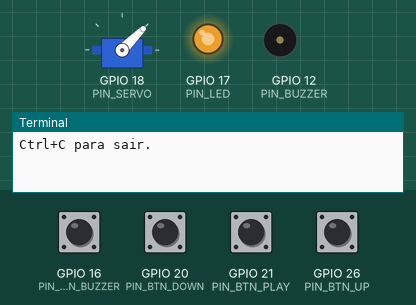
The program below on a simulated Raspberry Pi (BCM pin numbers). Parts: servo, output pins drawn as LEDs (lit = HIGH), buzzer (waves = sounding, pin HIGH), the last lines printed to the terminal. The test bench sets the inputs (shaded band); at power-on: GPIO 16 (PIN_BTN_BUZZER), GPIO 20 (PIN_BTN_DOWN), GPIO 21 (PIN_BTN_PLAY), GPIO 26 (PIN_BTN_UP) HIGH. Servo angles are drawn from the pulse width (0.5 ms = 0°, 2.5 ms = 180°).

Above: at 1.2 s.
1.3 s: GPIO 21 (PIN_BTN_PLAY) pulled LOW for 0.15 s
At 2.7 s:
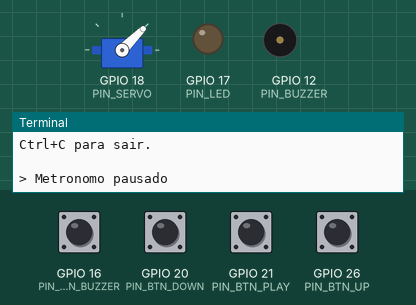
3.4 s: GPIO 21 (PIN_BTN_PLAY) pulled LOW for 1 s
At 3.56 s:
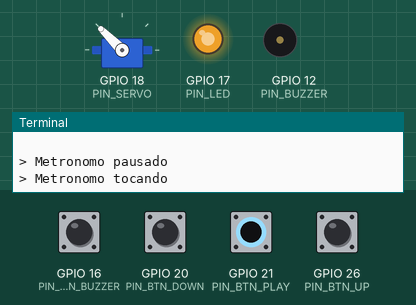
7.4 s: GPIO 16 (PIN_BTN_BUZZER) pulled LOW for 0.15 s
At 7.69 s:
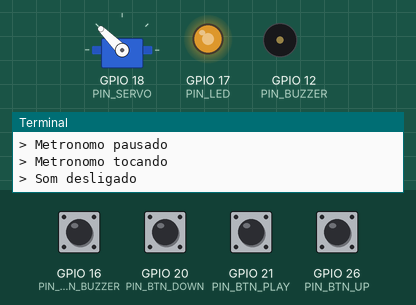
10.5 s: GPIO 20 (PIN_BTN_DOWN) pulled LOW for 0.15 s
13.5 s: GPIO 16 (PIN_BTN_BUZZER) pulled LOW for 1 s
At 14.06 s:
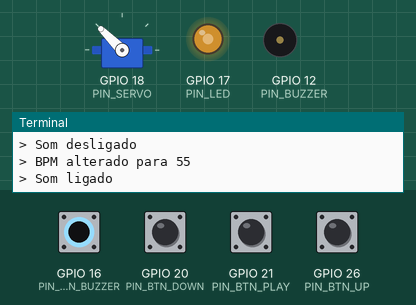
16.5 s: GPIO 26 (PIN_BTN_UP) pulled LOW for 0.15 s
Timing chart, 0 to 20.6 s (numbered marks = the images above; inputs shaded):
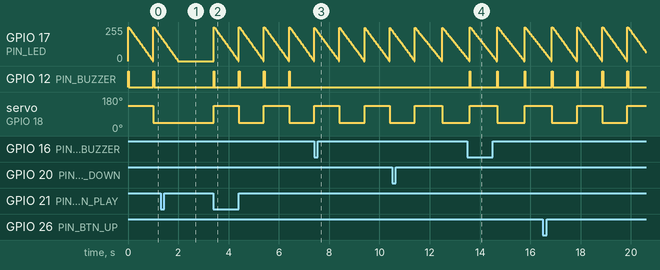

The program:

metronomo.py
```python
#!/usr/bin/env python3
"""
Metronomo com Temporizacao e PWM - Raspberry Pi 3 (PCS3732, Experiencia 7)

Requisitos atendidos (matriz de testes do enunciado):
  RF01  Temporizacao 1 Hz .... batida precisa com correcao de drift (jitter < 5 ms)
  RF02  Controle de BPM ....... 2 botoes alteram o andamento em tempo real
  RF03  Modulacao PWM ......... servo varre o angulo + LED com brilho em rampa
  RNF01 Debouncing fisico ..... GPIO.add_event_detect(..., bouncetime=200)

Arquitetura de software (multiplexacao - ver diagrama do enunciado):
  - Thread PRINCIPAL   : laco do metronomo (temporizacao critica de 1 Hz).
  - Callbacks (ISR)    : escuta dos botoes por borda de descida. Rodam em uma
                         thread separada criada pelo RPi.GPIO e SO atualizam uma
                         variavel global (o BPM). Assim o laco de temporizacao
                         nunca fica bloqueado esperando o hardware fisico.
"""

import time
import threading
import signal
import argparse

try:
    import RPi.GPIO as GPIO
except (ImportError, RuntimeError):
    raise SystemExit(
        "Este programa precisa rodar em um Raspberry Pi com a biblioteca "
        "RPi.GPIO instalada (pip install RPi.GPIO)."
    )

# ---------------------------------------------------------------------------
# Mapa de pinos (numeracao BCM) - ver README.md para a fiacao
# ---------------------------------------------------------------------------
# Botoes coloridos da Freenove Projects Board (active-low: pressionado = LOW).
# A ordem abaixo casa com a cor que voce preferir - basta trocar os numeros.
PIN_BTN_UP     = 26   # botao: aumenta o BPM
PIN_BTN_DOWN   = 20   # botao: diminui o BPM
PIN_BTN_BUZZER = 16   # botao: liga/desliga o som (buzzer configuravel)
PIN_BTN_PLAY   = 21   # botao: pausa / retoma o metronomo

PIN_LED      = 17   # LED de status (PWM por software, via resistor 330 ohm)
PIN_SERVO    = 18   # servomotor SG90 (sinal PWM 50 Hz)   [GPIO18 = PWM0 por HW]
PIN_BUZZER   = 12   # buzzer (sinal digital on/off)       [GPIO12 = PWM0 por HW]

# ---------------------------------------------------------------------------
# Parametros
# ---------------------------------------------------------------------------
BPM_MIN, BPM_MAX = 30, 240
BPM_STEP         = 5
BPM_INICIAL      = 60          # 60 BPM = 1 Hz = periodo de 1000 ms (RF01)

LED_FREQ_HZ    = 1000          # 1 kHz -> persistencia de visao (sem cintilar)
SERVO_FREQ_HZ  = 50            # 50 Hz -> periodo de 20 ms (base do SG90)
BUZZER_BEEP_S  = 0.03          # duracao do "tique" sonoro por batida
FADE_STEPS     = 40            # passos da rampa de brilho do LED entre batidas

# Servo: largura de pulso -> duty cycle (periodo 20 ms)
#   1.0 ms ->  5.0 % ->   0 graus  (pendulo a esquerda)
#   1.5 ms ->  7.5 % ->  90 graus
#   2.0 ms -> 10.0 % -> 180 graus  (pendulo a direita)
SERVO_DUTY_ESQ = 5.0
SERVO_DUTY_DIR = 10.0

DEBOUNCE_MS = 200              # RNF01: janela de rejeicao de ruido mecanico

# ---------------------------------------------------------------------------
# Estado compartilhado entre a thread principal e os callbacks (protegido)
# ---------------------------------------------------------------------------
_lock = threading.Lock()
_bpm = BPM_INICIAL
_buzzer_ligado = True
_ativo = True                 # play/pause (botao GPIO21)
_running = True


def periodo_s():
    """Periodo (s) de uma batida a partir do BPM atual, de forma thread-safe."""
    with _lock:
        return 60.0 / _bpm


def ajustar_bpm(delta):
    """Incremento/decremento linear do BPM, saturando nos limites (RF02)."""
    global _bpm
    with _lock:
        _bpm = max(BPM_MIN, min(BPM_MAX, _bpm + delta))
        atual = _bpm
    print(f"> BPM alterado para {atual}")


# ---------------------------------------------------------------------------
# Callbacks dos botoes (rodam na thread de eventos do RPi.GPIO).
# So atualizam estado compartilhado - nunca bloqueiam o laco do metronomo.
# ---------------------------------------------------------------------------
def _cb_up(channel):
    ajustar_bpm(+BPM_STEP)


def _cb_down(channel):
    ajustar_bpm(-BPM_STEP)


def _cb_buzzer(channel):
    global _buzzer_ligado
    with _lock:
        _buzzer_ligado = not _buzzer_ligado
        estado = _buzzer_ligado
    print(f"> Som {'ligado' if estado else 'desligado'}")


def _cb_play(channel):
    global _ativo
    with _lock:
        _ativo = not _ativo
        estado = _ativo
    print(f"> Metronomo {'tocando' if estado else 'pausado'}")


# ---------------------------------------------------------------------------
# Setup / teardown de hardware
# ---------------------------------------------------------------------------
def setup():
    GPIO.setmode(GPIO.BCM)
    GPIO.setwarnings(False)

    # Botoes coloridos da Freenove: active-low. Pull-up interno; pressionar leva
    # o pino de 3.3V a 0V -> BORDA DE DESCIDA -> GPIO.FALLING.
    for pino in (PIN_BTN_UP, PIN_BTN_DOWN, PIN_BTN_BUZZER, PIN_BTN_PLAY):
        GPIO.setup(pino, GPIO.IN, pull_up_down=GPIO.PUD_UP)

    # Atuadores
    GPIO.setup(PIN_LED,    GPIO.OUT)
    GPIO.setup(PIN_SERVO,  GPIO.OUT)
    GPIO.setup(PIN_BUZZER, GPIO.OUT, initial=GPIO.LOW)

    led   = GPIO.PWM(PIN_LED,   LED_FREQ_HZ)
    servo = GPIO.PWM(PIN_SERVO, SERVO_FREQ_HZ)
    led.start(0)
    servo.start(0)

    # RNF01: debouncing por software. A flag do controlador ignora interrupcoes
    # subsequentes por 'bouncetime' ms apos o primeiro gatilho.
    GPIO.add_event_detect(PIN_BTN_UP,     GPIO.FALLING,
                          callback=_cb_up,     bouncetime=DEBOUNCE_MS)
    GPIO.add_event_detect(PIN_BTN_DOWN,   GPIO.FALLING,
                          callback=_cb_down,   bouncetime=DEBOUNCE_MS)
    GPIO.add_event_detect(PIN_BTN_BUZZER, GPIO.FALLING,
                          callback=_cb_buzzer, bouncetime=DEBOUNCE_MS)
    GPIO.add_event_detect(PIN_BTN_PLAY,   GPIO.FALLING,
                          callback=_cb_play,   bouncetime=DEBOUNCE_MS)

    return led, servo


def _fade_led(led, restante):
    """Rampa de brilho do LED (100% -> 0%) preenchendo EXATAMENTE o intervalo
    entre batidas. Como a soma dos passos == 'restante', a temporizacao do
    metronomo continua precisa (RF01) e ao mesmo tempo ha modulacao PWM
    visivel e suave (RF03)."""
    if restante <= 0:
        led.ChangeDutyCycle(0)
        return
    passo = restante / FADE_STEPS
    for i in range(FADE_STEPS):
        if not _running:            # sai na hora ao receber Ctrl+C
            break
        duty = 100.0 * (1.0 - (i + 1) / FADE_STEPS)   # 100 -> 0
        led.ChangeDutyCycle(duty)
        time.sleep(passo)


# ---------------------------------------------------------------------------
# Laco principal do metronomo (thread principal)
# ---------------------------------------------------------------------------
def loop_metronomo(led, servo):
    lado_direito = False
    # Agenda ABSOLUTA: 'proximo' acumula periodos exatos, independente do tempo
    # gasto processando cada batida. Isso elimina o acumulo de erro (drift) que
    # o simples time.sleep(periodo) produziria. Equivale ao "Sleep Delta"
    # (sleep = periodo - tempo_de_execucao_do_laco) do enunciado, porem imune a
    # acumulo ao longo de muitas batidas.
    proximo = time.perf_counter()

    while _running:
        # ---- play/pause (botao GPIO21) --------------------------------
        with _lock:
            ativo = _ativo
        if not ativo:
            GPIO.output(PIN_BUZZER, GPIO.LOW)
            led.ChangeDutyCycle(0)
            servo.ChangeDutyCycle(0)     # solta o servo enquanto pausado
            time.sleep(0.05)
            proximo = time.perf_counter()  # ao retomar, recomeca sem "correr atras"
            continue

        # ---- instante da batida ---------------------------------------
        # 1) Servo: alterna o "pendulo" entre dois angulos (RF03 - varredura).
        lado_direito = not lado_direito
        servo.ChangeDutyCycle(SERVO_DUTY_DIR if lado_direito else SERVO_DUTY_ESQ)

        # 2) LED: acende no maximo - inicio da rampa de brilho.
        led.ChangeDutyCycle(100)

        # 3) Buzzer: tique sonoro na batida (RF01), se habilitado.
        with _lock:
            beep = _buzzer_ligado
        if beep:
            GPIO.output(PIN_BUZZER, GPIO.HIGH)
            time.sleep(BUZZER_BEEP_S)
            GPIO.output(PIN_BUZZER, GPIO.LOW)

        # ---- intervalo ate a proxima batida ---------------------------
        proximo += periodo_s()
        restante = proximo - time.perf_counter()
        if restante < 0:
            # atraso (ex.: BPM subiu muito): re-sincroniza sem acumular erro.
            proximo = time.perf_counter()
            restante = 0.0

        _fade_led(led, restante)

    # saida limpa: solta o servo e apaga o LED
    servo.ChangeDutyCycle(0)
    led.ChangeDutyCycle(0)


# ---------------------------------------------------------------------------
# Encerramento
# ---------------------------------------------------------------------------
def _sair(signum, frame):
    global _running
    _running = False


def main():
    global _bpm, _buzzer_ligado

    parser = argparse.ArgumentParser(
        description="Metronomo com temporizacao precisa e PWM no Raspberry Pi 3."
    )
    parser.add_argument("--bpm", type=int, default=BPM_INICIAL,
                        help=f"BPM inicial ({BPM_MIN}-{BPM_MAX}). Padrao: {BPM_INICIAL}.")
    parser.add_argument("--no-buzzer", action="store_true",
                        help="Inicia com o buzzer desligado (sinal sonoro configuravel).")
    args = parser.parse_args()

    _bpm = max(BPM_MIN, min(BPM_MAX, args.bpm))
    _buzzer_ligado = not args.no_buzzer

    signal.signal(signal.SIGINT, _sair)
    signal.signal(signal.SIGTERM, _sair)

    led, servo = setup()
    print("==== Metronomo PWM (Exp 7) - PCS3732 ====")
    print(f"BPM inicial: {_bpm}  |  som: {'ligado' if _buzzer_ligado else 'desligado'}")
    print("Botoes (Freenove):")
    print(f"  GPIO{PIN_BTN_UP} = +{BPM_STEP} BPM     GPIO{PIN_BTN_DOWN} = -{BPM_STEP} BPM")
    print(f"  GPIO{PIN_BTN_BUZZER} = liga/desliga som   GPIO{PIN_BTN_PLAY} = pausa/retoma")
    print("Ctrl+C para sair.\n")
    try:
        loop_metronomo(led, servo)
    finally:
        led.stop()
        servo.stop()
        GPIO.output(PIN_BUZZER, GPIO.LOW)
        GPIO.cleanup()
        print("\nEncerrado. GPIO liberado.")


if __name__ == "__main__":
    main()
```

Measured:
- after the input at 1.3 s, GPIO 17 (PIN_LED): goes on until 2.0 s, then stays 0/255; GPIO 12 (PIN_BUZZER): stops changing and stays LOW; servo on GPIO 18 (PIN_SERVO): stays 45° (without the input it goes to 135° after 0.71 s)
- after the input at 3.4 s, GPIO 17 (PIN_LED): ramps from 255/255 to 0/255 and jumps back, once every 1.0 s; GPIO 12 (PIN_BUZZER): alternates HIGH for 0.03 s and LOW for 0.97 s, starting at once; servo on GPIO 18 (PIN_SERVO): alternates 135° for 1.0 s and 45° for 1.0 s, starting at once
- after the input at 7.4 s, GPIO 12 (PIN_BUZZER): stops changing and stays LOW
- after the input at 13.5 s, GPIO 12 (PIN_BUZZER): alternates HIGH for 0.03 s and LOW for 1.1 s, starting after 0.09 s
- by itself, GPIO 17 (PIN_LED): ramps from 255/255 to 0/255 and jumps back, once every 1.0 s
- by itself, GPIO 12 (PIN_BUZZER): alternates HIGH for 0.03 s and LOW for 0.97 s
